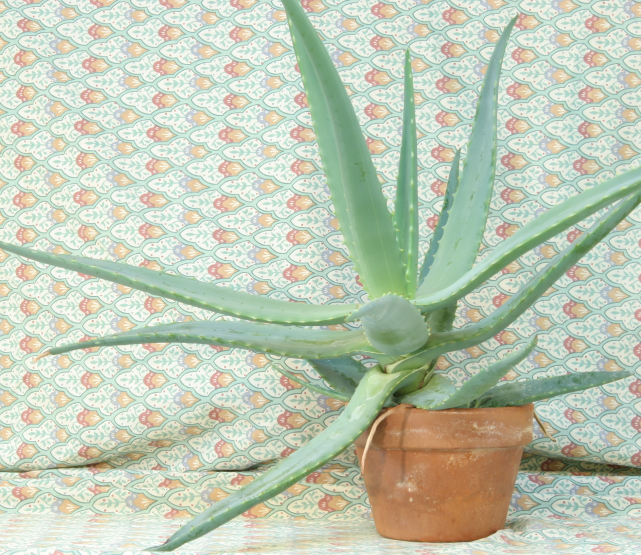
#> input picture aloeL.png, 1282 x 1110 px (shown at 1/2 size)
$ jupyter execute --allow-errors PyPix.ipynb
#> lines starting #> are read from the running program, lines starting #| are printed output that depends on the picture; after the words box and inside, x2 and y2 are one past the last pixel; in counts of white or black regions, pixels touching at a corner belong together; long printed decimals are rounded
[cell 1]
import numpy as np
import cv2
import math
import time
import struct
from pynq import DefaultIP
from pynq import Overlay

[cell 2]
from __future__ import print_function

import numpy as np
import cv2 as cv

ply_header = '''ply
format ascii 1.0
element vertex %(vert_num)d
property float x
property float y
property float z
property uchar red
property uchar green
property uchar blue
end_header
'''

def write_ply(fn, verts, colors):
    verts = verts.reshape(-1, 3)
    colors = colors.reshape(-1, 3)
    verts = np.hstack([verts, colors])
    with open(fn, 'wb') as f:
        f.write((ply_header % dict(vert_num=len(verts))).encode('utf-8'))
        np.savetxt(f, verts, fmt='%f %f %f %d %d %d ')


def main():
    print('loading images...')
    imgL = cv.pyrDown(cv.imread('aloeL.png'))  # downscale images for faster processing
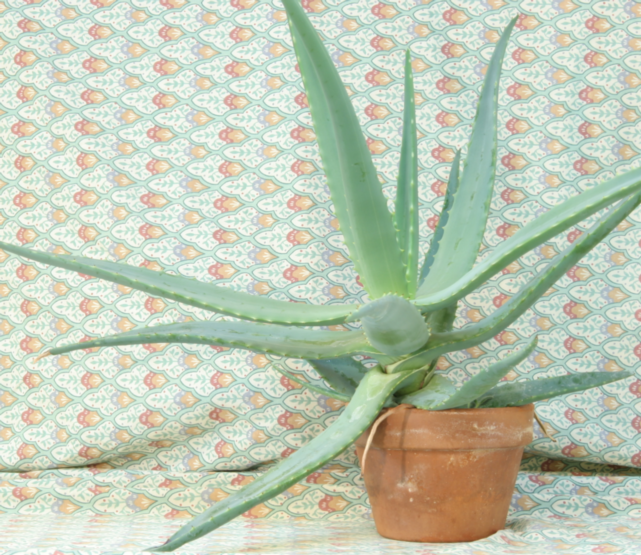
#> imgL: shape (555, 641, 3); mean B, G, R 181.6, 201.7, 192.1
    imgR = cv.pyrDown(cv.imread('aloeR.png'))
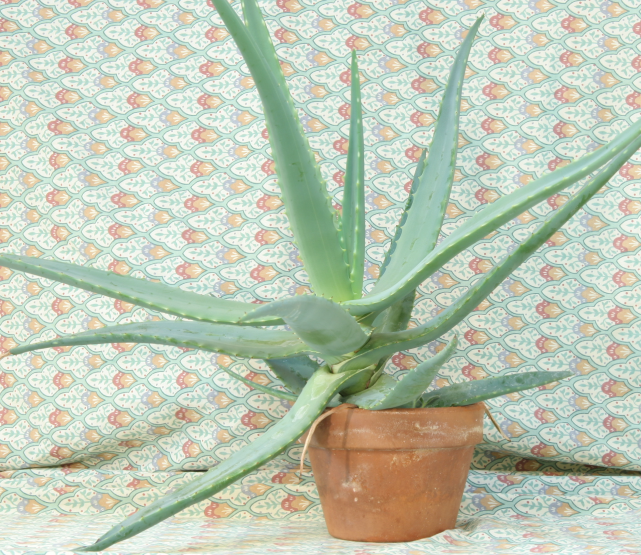
#> input picture aloeR.png, 1282 x 1110 px (shown at 1/2 size)
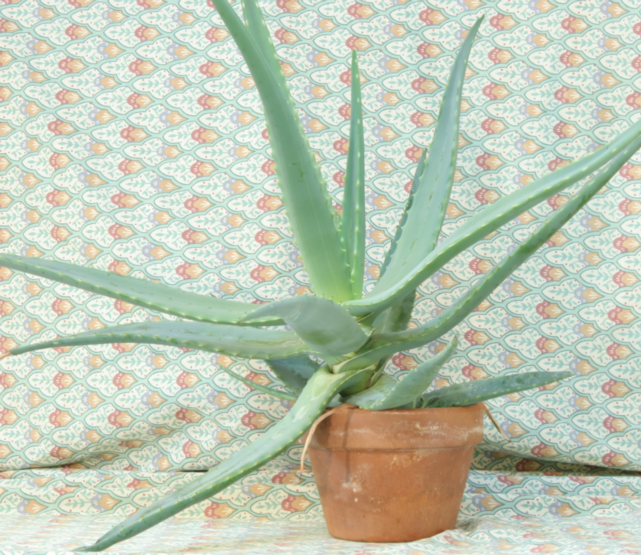
#> imgR: shape (555, 641, 3); mean B, G, R 181.6, 200.7, 191

    # disparity range is tuned for 'aloe' image pair
    window_size = 3
    min_disp = 16
    num_disp = 112-min_disp
    stereo = cv.StereoSGBM_create(minDisparity = min_disp,
        numDisparities = num_disp,
        blockSize = 16,
        P1 = 8*3*window_size**2,
        P2 = 32*3*window_size**2,
        disp12MaxDiff = 1,
        uniquenessRatio = 10,
        speckleWindowSize = 100,
        speckleRange = 32
    )

    start_time_disp = time.clock()
    print('computing disparity...')
    disp = stereo.compute(imgL, imgR).astype(np.float32) / 16.0
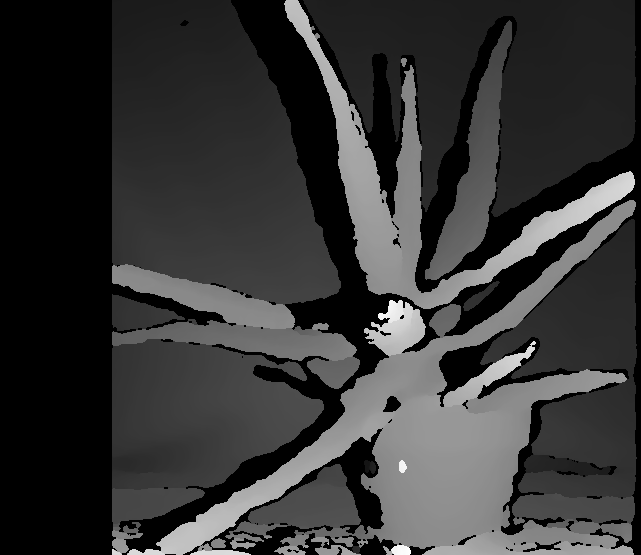
#> disp: shape (555, 641) float32; min 15, max 87.5, mean 30.3; drawn with min black and max white
    end_time_disp = time.clock()
    elapsed_time_disp = end_time_disp-start_time_disp
    print("Start time: disparity ",start_time_disp)
    print("End time:  disparity",end_time_disp)
    print("Elapsed time: disparity ",elapsed_time_disp)

    print('generating 3d point cloud...',)
    start_time_Cloud = time.clock()

    h, w = imgL.shape[:2]
#> h = 555; w = 641
    f = 0.8*w                        # guess for focal length
#> f = 512.8
    Q = np.float32([[1, 0, 0, -0.5*w],
                    [0,-1, 0,  0.5*h], # turn points 180 deg around x-axis,
                    [0, 0, 0,     -f], # so that y-axis looks up
                    [0, 0, 1,      0]])
    points = cv.reprojectImageTo3D(disp, Q)
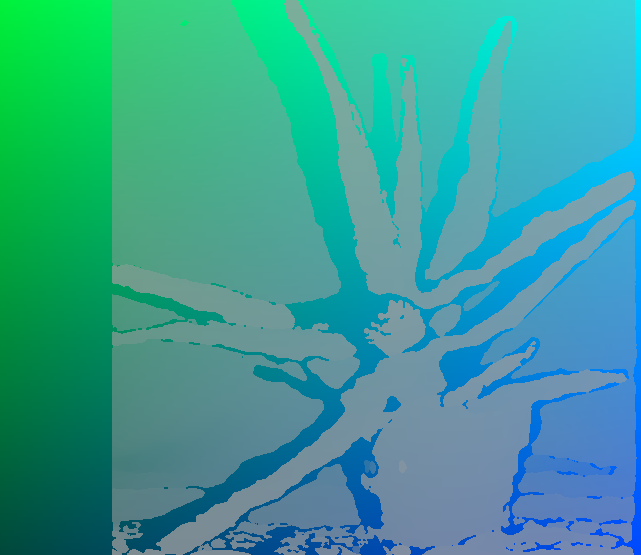
#> points: shape (555, 641, 3) float32; mean of channels 0, 1, 2 -1.3, 0.6, -21.6; drawn with min black and max white
    colors = cv.cvtColor(imgL, cv.COLOR_BGR2RGB)
    mask = disp > disp.min()
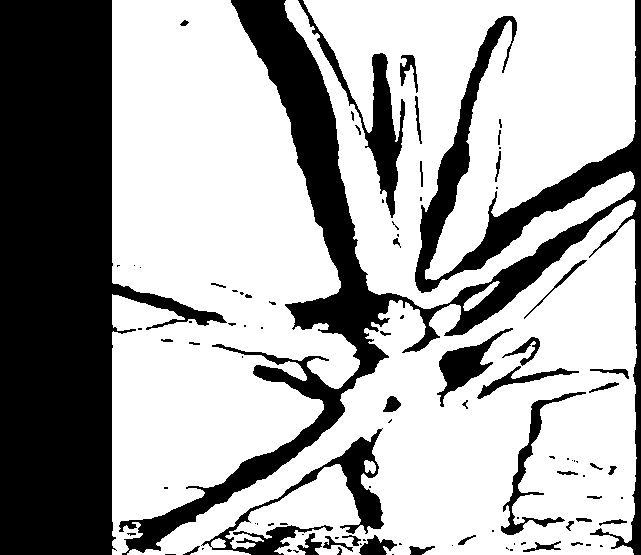
#> mask: shape (555, 641) bool; 65.9% white; 98 black regions (55 under 20 px), largest, box (x1, y1, x2, y2) and area: (0, 0, 227, 555) 63646, (119, 0, 641, 555) 41755, (201, 428, 384, 555) 4147
    out_points = points[mask]
    out_colors = colors[mask]

    end_time_Cloud = time.clock()
    elapsed_time_Cloud = end_time_Cloud-start_time_Cloud

    print("Start time: 3d point cloud ",start_time_disp)
    print("End time:  3d point cloud",end_time_disp)
    print("Elapsed time: 3d point cloud ",elapsed_time_Cloud)
    return out_points, out_colors
    print(np.shape(cube))

if __name__ == '__main__':
    print(__doc__)
    cube,colors = main()
    print('Done')
# Save 3D point cloud as Cube
np.save("colors.npy",colors)
np.save("cube.npy",cube)

[cell 3]
seconds = time.clock()
seconds

[cell 4]
znear = 10
zfar = 1000
FOV = 1.5708 # radians
a = 1
f = math.tan(FOV*0.5)

[cell 5]
def mat_calc(x,y,z,matrix1,matrix2,matrix3,matrix4,matrix5,matrix6,matrix7,matrix8,matrix9):
    out_x = x*matrix1 + y*matrix2 + z*matrix3
    out_y = x*matrix4 + y*matrix5 + z*matrix6
    out_z = x*matrix7 + y*matrix8 + z*matrix9

    return out_x,out_y,out_z

#> (a cell that did not finish here is left out)

#> (a cell that did not finish here is left out)

[cell 8]
class AddDriver(DefaultIP):
    def __init__(self, description):
        super().__init__(description=description)

    bindto = ['xilinx.com:hls:mat_calc:1.0']

    def mat_calc(self, x, y, z,mat_0_0,mat_0_1,mat_0_2,mat_1_0,mat_1_1,mat_1_2,mat_2_0,mat_2_1,mat_2_2):
        self.write(0x10, x)
        self.write(0x18, y)
        self.write(0x20, z)
        self.write(0x28, mat_0_0)
        self.write(0x30, mat_0_1)
        self.write(0x38, mat_0_2)
        self.write(0x40, mat_1_0)
        self.write(0x48, mat_1_1)
        self.write(0x50, mat_1_2)
        self.write(0x58, mat_2_0)
        self.write(0x60, mat_2_1)
        self.write(0x68, mat_2_2)

        return self.read(0x70),self.read(0x78),self.read(0x80)
#         return self.read(0x78)
#         return self.read(0x80)

#> (the rest of this cell did not finish here and is left out)

[cell 9]
# colors = np.load("colors.npy")
# cube = np.load("cube.npy")

[cell 10]
print("Min",np.min(cube[:,0]))
#| Min -9.267
cube_0_min = np.min(cube[:,0])
#> cube_0_min = -9.27
print("Max",np.max(cube[:,0]))
#| Max 13.630
cube_0_max = np.max(cube[:,0]) + cube_0_min
#> cube_0_max = 4.36

print("Min",np.min(cube[:,1]))
#| Min -10.442
cube_1_min = np.min(cube[:,1])
#> cube_1_min = -10.44
print("Max",np.max(cube[:,1]))
#| Max 12.333
cube_1_max = np.max(cube[:,1])+cube_1_min
#> cube_1_max = 1.89

print("Min",np.min(cube[:,2]))
#| Min -25.168
cube_2_min = np.min(cube[:,2])
#> cube_2_min = -25.17
print("Max",np.max(cube[:,2]))
#| Max -5.861
cube_2_max = np.max(cube[:,2])+cube_2_min
#> cube_2_max = -31.03

[cell 11]
# Makes range 0->1
for i in range(len(cube)):
    cube[i,0] = (cube[i,0]+cube_0_min)/cube_0_max
    cube[i,1] = (cube[i,1]+cube_1_min)/cube_1_max
    cube[i,2] = (cube[i,2]+cube_2_min)/cube_2_max

[cell 12]
for i in range(len(cube)):
    cube[i,0] = int(cube[i,0]*1000)
    cube[i,1] = int(cube[i,1]*1000)
    cube[i,2] = int(cube[i,2]*1000)

[cell 13]
a = 800/500
f = 1/math.tan(FOV/2)
q = (zfar)/(zfar-znear)
theta = 1.5
z_rot = np.array([[int(1000*math.cos(theta)),int(1000*math.sin(theta)),0],
                     [int(1000*-math.sin(theta)),int(1000*math.cos(theta)),0],
                    [0, 0, 1]])

#normalised = [aspect_ratio*scaling_factor*x, scaling_factor*y, z*ztrans]

matrix = np.array([[int(1000*a*f), 0, 0],
                  [0, int(1000*f), 0],
                  [0, 0, int(1000*q)]])


#print(type(z_rot[0,0]))
out_x2,out_y2,out_z2= mat_calc(int(cube[i,0]),int(cube[i,1]),int(cube[i,2]),int(z_rot[0,0]),int(z_rot[0,1]),int(z_rot[0,2]),int(z_rot[1,0]),int(z_rot[1,1]),int(z_rot[1,2]),int(z_rot[2,0]),int(z_rot[2,1]),int(z_rot[2,2]))
#> out_x2 = -7863479; out_y2 = 448813; out_z2 = 1070
out_x1,out_y1,out_z1= mat_calc(cube[i,0],cube[i,1],cube[i,2],z_rot[0,0],z_rot[0,1],z_rot[0,2],z_rot[1,0],z_rot[1,1],z_rot[1,2],z_rot[2,0],z_rot[2,1],z_rot[2,2])
#> out_x1 = -7863479; out_y1 = 448813; out_z1 = 1070
print("Sample 3D point",int(cube[i,0]),int(cube[i,1]),int(cube[i,2]),int(z_rot[0,0]),int(z_rot[0,1]),int(z_rot[0,2]),int(z_rot[1,0]),int(z_rot[1,1]),int(z_rot[1,2]),int(z_rot[2,0]),int(z_rot[2,1]),int(z_rot[2,2]))
#| Sample 3D point -999 -7817 1070 70 997 0 -997 70 0 0 0 1
print("2D Projection By Board",out_x1,out_y1,out_z1)
#| 2D Projection By Board -7863479.0 448813.0 1070.0

# print("Int with Manual",out_x2,out_y2,out_z2)

#> (the rest of this cell did not finish here and is left out)

[cell 14]
# with overlay
start_time = time.clock()
num_epochs = 1
iter = int(len(cube)/100)
#> iter = 2345
proj = np.zeros((num_epochs,iter,3))
#> (the rest of this cell did not finish here and is left out)

[cell 15]
# without overlay
start_time = time.clock()
num_epochs = 1
iter = int(len(cube)/100)
proj = np.zeros((num_epochs,iter,3))
for epoch in range(num_epochs):
    theta = 0+0.1*time.clock()
    #z_rot = np.array([[math.cos(4.71238898038 ),math.sin(4.71238898038),0],
     #           [-math.sin(4.71238898038),math.cos(4.71238898038),0],
      #          [0,0,1]])
    z_rot = np.array([[int(1000*math.cos(theta)),int(1000*math.sin(theta)),0],
                     [int(1000*-math.sin(theta)),int(1000*math.cos(theta)),0],
                    [0, 0, 1]])
    x_rot = np.array([[1,0,0],
                  [0,math.cos(theta),-math.sin(theta)],
                  [0,math.sin(theta),math.cos(theta)]])

    y_rot = np.array([[math.cos(theta),0,math.sin(theta)],
                  [0,1,0],
                  [-math.sin(theta),0,math.cos(theta)]])


    cube_rot = np.zeros((iter,3))

    rot_operation_start = time.clock()

    for i in range(iter):
        rot_start = time.clock()

#         cube_rot[i,0],cube_rot[i,1],cube_rot[i,2] = overlay.mat_calc.mat_calc(int(cube[i,0]),int(cube[i,1]),int(cube[i,2]),int(z_rot[0,0]),int(z_rot[0,1]),int(z_rot[0,2]),int(z_rot[1,0]),int(z_rot[1,1]),int(z_rot[1,2]),int(z_rot[2,0]),int(z_rot[2,1]),int(z_rot[2,2]))
        cube_rot[i,0],cube_rot[i,1],cube_rot[i,2] = mat_calc(int(cube[i,0]),int(cube[i,1]),int(cube[i,2]),int(z_rot[0,0]),int(z_rot[0,1]),int(z_rot[0,2]),int(z_rot[1,0]),int(z_rot[1,1]),int(z_rot[1,2]),int(z_rot[2,0]),int(z_rot[2,1]),int(z_rot[2,2]))

    # Constrain +ve -ve
        if(cube_rot[i,0]>500000000):
            cube_rot[i,0] = -1*(4294967296 - cube_rot[i,0])

        if(cube_rot[i,1]>500000000):
            cube_rot[i,1] = -1*(4294967296 - cube_rot[i,1])
        #cube_rot[i,0],cube_rot[i,1],cube_rot[i,2] = mat_calc(cube[i,0],cube[i,1],cube[i,2],x_rot)
        #pass
        cube_rot[i,0] = cube_rot[i,0]/1000
        cube_rot[i,1] = cube_rot[i,1]/1000
        cube_rot[i,2] = cube_rot[i,2]/1000
        rot_end = time.clock()
        rot_elapsed = rot_end - rot_start
        print("Rotation: ",i, rot_elapsed)

    rot_operation_end = time.clock()
    rot_operation_elapsed = rot_operation_end - rot_operation_start
    print("Rotated",epoch, rot_operation_elapsed)

    cube_trans = cube_rot
    #cube_trans = cube

    trans_operation_start = time.clock()
    for i in range(iter):
        trans_start = time.clock()
        cube_trans[i,2] = cube[i,2] + 3
#         proj[epoch,i] = overlay.mat_calc.mat_calc(int(cube_trans[i,0]),int(cube_trans[i,1]),int(cube_trans[i,2]),int(matrix[0,0]),int(matrix[0,1]),int(matrix[0,2]),int(matrix[1,0]),int(matrix[1,1]),int(matrix[1,2]),int(matrix[2,0]),int(matrix[2,1]),int(matrix[2,2]))
        proj[epoch,i] = mat_calc(int(cube_trans[i,0]),int(cube_trans[i,1]),int(cube_trans[i,2]),int(matrix[0,0]),int(matrix[0,1]),int(matrix[0,2]),int(matrix[1,0]),int(matrix[1,1]),int(matrix[1,2]),int(matrix[2,0]),int(matrix[2,1]),int(matrix[2,2]))

    #Constrain +ve -ve here

        if(proj[epoch,i,0]>500000000):
            proj[epoch,i,0] = -1*(4294967296 - proj[epoch,i,0])

        if(proj[epoch,i,1]>500000000):
            proj[epoch,i,1] = -1*(4294967296 - proj[epoch,i,1])

        proj[epoch,i,0] = proj[epoch,i,0]/500000
        proj[epoch,i,1] = proj[epoch,i,1]/1000000
        proj[epoch,i,2] = proj[epoch,i,2]/1000000

        trans_end = time.clock()
        trans_elapsed = time.clock()
        print("Translated: ",i,trans_elapsed)

    trans_operation_end = time.clock()
    trans_operation_elapsed = trans_operation_end - trans_operation_start
    print("Translated",epoch, trans_operation_elapsed)

    adj_operation_start = time.clock()
    for i in range(iter):
        proj[epoch,i,0] = 10*(proj[epoch,i,0]+10)
        proj[epoch,i,1] = 20*(proj[epoch,i,1]+15)

    adj_operation_end = time.clock()
    adj_operation_elapsed = trans_operation_end - trans_operation_start
    print("Adjusted",epoch, adj_operation_elapsed)
#> this loop made 1 pass
#> (printed output is left out)

np.save("proj.npy",proj)
np.save("cube.npy",cube)

end_time = time.clock()
elapsed_time = end_time-start_time
print("Using the PYNQ processing unit ")
print("Start time: ",start_time)
print("End time: ",end_time)
print("Elapsed time: ",elapsed_time)
